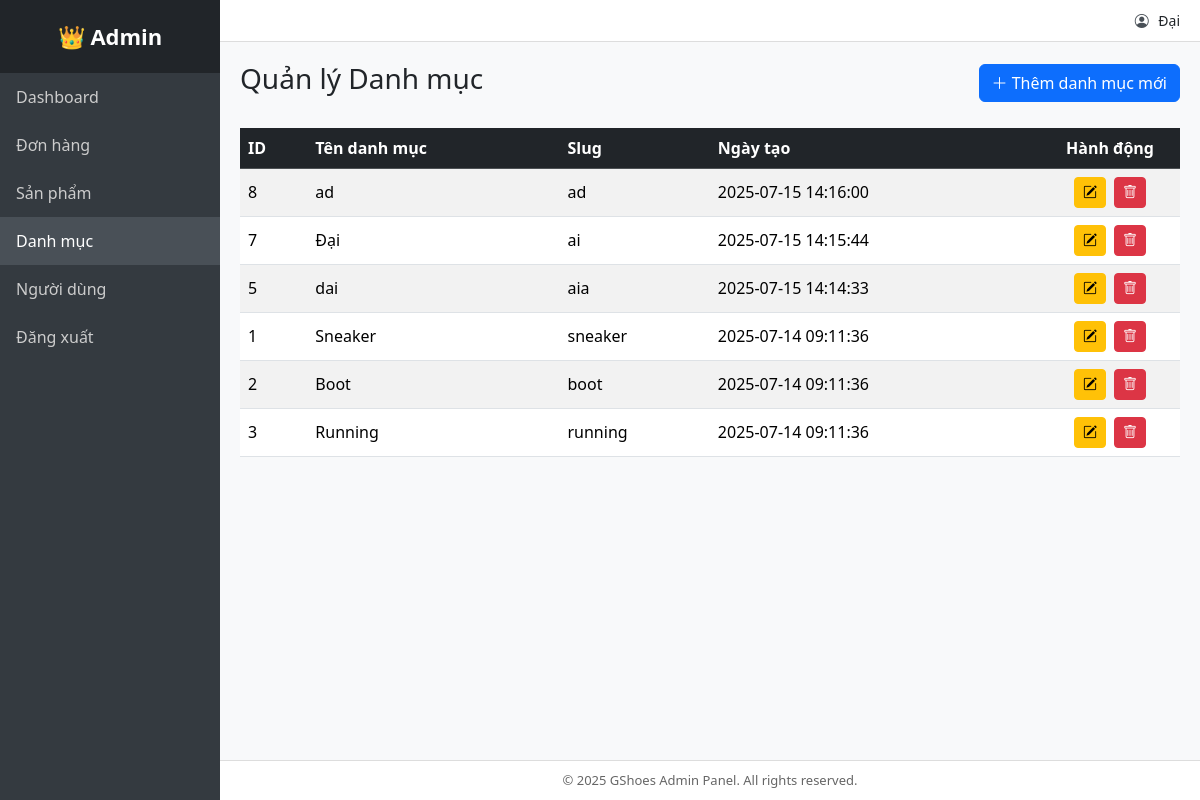
Page /admin/index.php?controller=category&action=index (signed in) on the committed database.
### tables this page shows
CREATE TABLE `categories` (
  `id` int(10) UNSIGNED NOT NULL,
  `name` varchar(100) NOT NULL,
  `slug` varchar(120) NOT NULL,
  `created_at` timestamp NOT NULL DEFAULT current_timestamp()
);

### admin/controllers/CategoryController.php (called while the page is built, shortened)
<?php
require_once __DIR__ . '/../models/CategoryModel.php';
class CategoryController
{
    private $model;
    public function __construct()
    {
        $this->model = new CategoryModel();
    }
    public function index()
    {
        $categories = $this->model->getAll();
        require __DIR__ . '/../views/category/index.php';
    }
}

### includes/db.php (called while the page is built)
<?php
function getPDO(): PDO {
    static $pdo = null;
    if ($pdo === null) {
        $pdo = new PDO(
            'mysql:host=localhost;dbname=shoe_shop;charset=utf8mb4',
            'root',
            '',
            [
                PDO::ATTR_ERRMODE => PDO::ERRMODE_EXCEPTION,
                PDO::ATTR_DEFAULT_FETCH_MODE => PDO::FETCH_ASSOC,
            ]
        );
    }
    return $pdo;
}

### admin/models/CategoryModel.php (called while the page is built, shortened)
<?php
require_once __DIR__ . '/../../includes/db.php';
class CategoryModel
{
    private $pdo;
    public function __construct()
    {
        $this->pdo = getPDO();
    }
    public function getAll()
    {
        $stmt = $this->pdo->query("SELECT * FROM categories ORDER BY created_at DESC");
        return $stmt->fetchAll();
    }
}

### admin/views/category/index.php (the view, shortened to what this page needs)
<?php require_once __DIR__ . '/../../layouts/header.php'; ?>
<div class="d-flex justify-content-between align-items-center mb-4">
    <h1 class="h3">Quản lý Danh mục</h1>
    <a href="index.php?controller=category&action=create" class="btn btn-primary">
        <i class="bi bi-plus-lg"></i> Thêm danh mục mới
    </a>
</div>
<table class="table table-striped table-hover align-middle">
    <thead class="table-dark">
        <tr>
            <th>ID</th>
            <th>Tên danh mục</th>
            <th>Slug</th>
            <th>Ngày tạo</th>
            <th class="text-center" style="width: 140px;">Hành động</th>
        </tr>
    </thead>
    <tbody>
        <?php if (!empty($categories)): ?>
            <?php foreach ($categories as $category): ?>
                <tr>
                    <td><?= htmlspecialchars($category['id']) ?></td>
                    <td><?= htmlspecialchars($category['name']) ?></td>
                    <td><?= htmlspecialchars($category['slug']) ?></td>
                    <td><?= htmlspecialchars($category['created_at']) ?></td>
                    <td class="text-center">
                        <a href="index.php?controller=category&action=edit&id=<?= $category['id'] ?>" class="btn btn-sm btn-warning me-1" title="Sửa">
                            <i class="bi bi-pencil-square"></i>
                        </a>
                        <a href="index.php?controller=category&action=delete&id=<?= $category['id'] ?>"
                           class="btn btn-sm btn-danger"
                           title="Xóa"
                           onclick="return confirm('Bạn có chắc muốn xóa danh mục này không?');">
                            <i class="bi bi-trash"></i>
                        </a>
                    </td>
                </tr>
            <?php endforeach; ?>
        <?php else: ?>
            <tr><td colspan="5" class="text-center">Chưa có danh mục nào.</td></tr>
        <?php endif; ?>
    </tbody>
</table>
<?php require_once __DIR__ . '/../../layouts/footer.php'; ?>

### admin/layouts/header.php (style rules this page uses)
body { min-height: 100vh; display: flex; margin: 0; }

### rows in the picture
categories: id "8", name "ad", slug "ad", created_at "2025-07-15 14:16:00"
categories: id "7", name "Đại", slug "ai", created_at "2025-07-15 14:15:44"
categories: id "5", name "dai", slug "aia", created_at "2025-07-15 14:14:33"
categories: id "1", name "Sneaker", slug "sneaker", created_at "2025-07-14 09:11:36"
categories: id "2", name "Boot", slug "boot", created_at "2025-07-14 09:11:36"
categories: id "3", name "Running", slug "running", created_at "2025-07-14 09:11:36"

### other values in the picture
$user['name'] "Đại"
